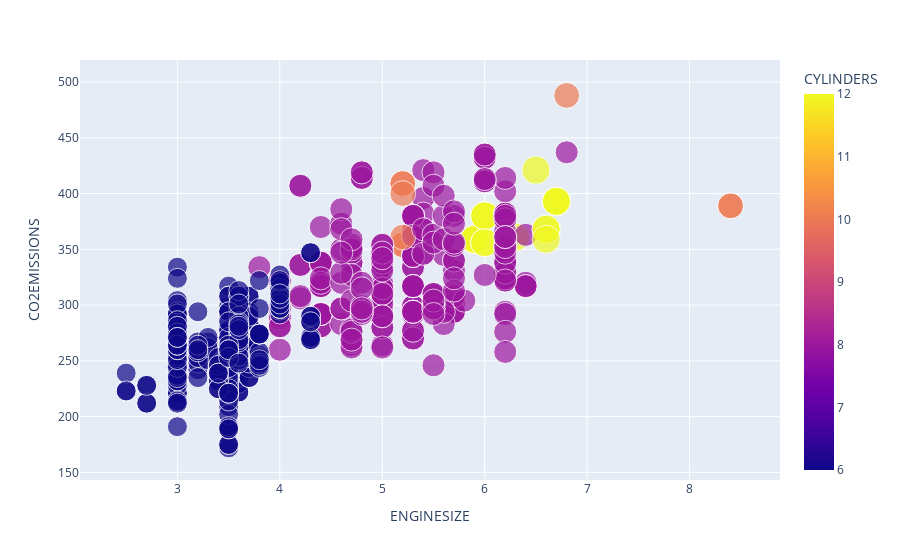

Notebook code for this chart:
### Code cell
fig = px.scatter(
    df.query("CYLINDERS > 5"),
    x='ENGINESIZE',
    y='CO2EMISSIONS',
    color="CYLINDERS",
    size="CYLINDERS",
    hover_name="MAKE",
)
fig.show()

### Figure 1 — Plotly figure (JSON) as saved in the notebook; plotly's stock layout.template omitted (floating-point values rounded to 4 significant figures; data arrays with more than 128 entries replaced by an {"elided": "..."} marker saying what was removed)
{"data": [{"hovertemplate": "<b>%{hovertext}</b><br><br>ENGINESIZE=%{x}<br>CO2EMISSIONS=%{y}<br>CYLINDERS=%{marker.color}<extra></extra>", "hovertext": {"elided": "634 str values"}, "legendgroup": "", "marker": {"color": {"elided": "634 int values"}, "coloraxis": "coloraxis", "size": {"elided": "634 int values"}, "sizemode": "area", "sizeref": 0.03, "symbol": "circle"}, "mode": "markers", "name": "", "orientation": "v", "showlegend": false, "type": "scatter", "x": {"elided": "634 float values"}, "xaxis": "x", "y": {"elided": "634 int values"}, "yaxis": "y"}], "layout": {"coloraxis": {"colorbar": {"title": {"text": "CYLINDERS"}}, "colorscale": [[0, "#0d0887"], [0.1111, "#46039f"], [0.2222, "#7201a8"], [0.3333, "#9c179e"], [0.4444, "#bd3786"], [0.5556, "#d8576b"], [0.6667, "#ed7953"], [0.7778, "#fb9f3a"], [0.8889, "#fdca26"], [1, "#f0f921"]]}, "legend": {"itemsizing": "constant", "tracegroupgap": 0}, "margin": {"t": 60}, "xaxis": {"anchor": "y", "domain": [0, 1], "title": {"text": "ENGINESIZE"}}, "yaxis": {"anchor": "x", "domain": [0, 1], "title": {"text": "CO2EMISSIONS"}}}}
